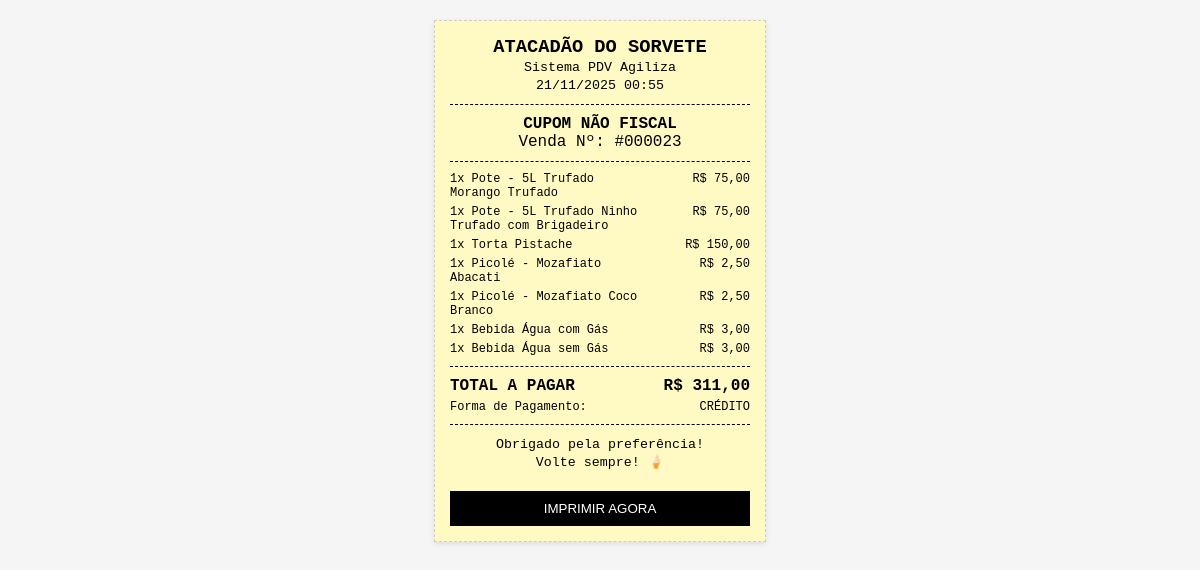
Page /imprimir_cupom.php?id=23 (signed in) on the committed database.
### tables this page shows
CREATE TABLE `vendas` (
  `id_venda` int NOT NULL,
  `data_hora` datetime NOT NULL,
  `valor_total` decimal(10,2) NOT NULL,
  `id_forma_pagamento` int DEFAULT NULL,
  `status` varchar(20) DEFAULT 'pendente',
  `fechamento_caixa_id` int DEFAULT NULL,
  `cliente` varchar(100) NOT NULL DEFAULT ''
);

CREATE TABLE `saida_produtos` (
  `id_saida` int NOT NULL,
  `id_produto` int NOT NULL,
  `quantidade` int DEFAULT NULL,
  `data` date DEFAULT NULL,
  `processado` tinyint DEFAULT '0',
  `venda_id` int NOT NULL
);

CREATE TABLE `produto` (
  `id_produto` int NOT NULL,
  `nome` varchar(50) NOT NULL,
  `sabor` varchar(50) NOT NULL,
  `id_categoria` int NOT NULL,
  `id_fornecedor` int NOT NULL,
  `preco_venda` decimal(10,2) NOT NULL,
  `preco_compra` decimal(10,2) NOT NULL,
  `ativo` tinyint(1) DEFAULT '1'
);

CREATE TABLE `forma_pagamento` (
  `id_forma_pagamento` int NOT NULL,
  `nome_pagamento` varchar(50) NOT NULL
);

### imprimir_cupom.php (the view, shortened to what this page needs)
<?php
require_once "config/conexao.php";
$id_venda = (int) $_GET['id'];
try {
    $sqlVenda = "SELECT v.*, f.nome_pagamento
                 FROM vendas v
                 JOIN forma_pagamento f ON v.id_forma_pagamento = f.id_forma_pagamento
                 WHERE v.id_venda = :id";
    $stmt = $conn->prepare($sqlVenda);
    $stmt->execute([':id' => $id_venda]);
    $venda = $stmt->fetch(PDO::FETCH_ASSOC);
    $sqlItens = "SELECT s.quantidade, p.nome, p.sabor, p.preco_venda
                 FROM saida_produtos s
                 JOIN produto p ON s.id_produto = p.id_produto
                 WHERE s.venda_id = :id";
    $stmtItens = $conn->prepare($sqlItens);
    $stmtItens->execute([':id' => $id_venda]);
    $itens = $stmtItens->fetchAll(PDO::FETCH_ASSOC);
} catch (PDOException $e) {
    die("Erro no banco: " . $e->getMessage());
}
?>
<!DOCTYPE html>
<html lang="pt-BR">
<head>
</head>
<body>
    <div class="cupom">
        <div class="text-center">
            <h3 style="margin: 0;">ATACADÃO DO SORVETE</h3>
            <small>Sistema PDV Agiliza</small><br>
            <small><?= date('d/m/Y H:i', strtotime($venda['data_hora'])) ?></small>
        </div>
        <div class="divisor"></div>
        <div class="text-center fw-bold mb-2">CUPOM NÃO FISCAL</div>
        <div class="text-center">Venda Nº: #<?= str_pad($id_venda, 6, '0', STR_PAD_LEFT) ?></div>
        <div class="divisor"></div>
        <?php foreach ($itens as $item):
            $subtotal = $item['quantidade'] * $item['preco_venda'];
            ?>
            <div class="item-row">
                <div style="flex: 2;">
                    <?= $item['quantidade'] ?>x <?= $item['nome'] ?>     <?= $item['sabor'] ?>
                </div>
                <div style="flex: 1;" class="text-right">
                    R$ <?= number_format($subtotal, 2, ',', '.') ?>
                </div>
            </div>
        <?php endforeach; ?>
        <div class="divisor"></div>
        <div class="item-row fw-bold" style="font-size: 16px;">
            <span>TOTAL A PAGAR</span>
            <span>R$ <?= number_format($venda['valor_total'], 2, ',', '.') ?></span>
        </div>
        <div class="item-row" style="margin-top: 5px;">
            <span>Forma de Pagamento:</span>
            <span><?= mb_strtoupper($venda['nome_pagamento']) ?></span>
        </div>
        <div class="divisor"></div>
        <div class="text-center">
            <small>Obrigado pela preferência!</small><br>
            <small>Volte sempre! 🍦</small>
        </div>
        <button class="btn-print" onclick="window.print()">IMPRIMIR AGORA</button>
    </div>
</body>
</html>

### imprimir_cupom.php (style rules this page uses)
body { font-family: 'Courier New', Courier, monospace; background-color: #f5f5f5; margin: 0; padding: 20px; }
.cupom { width: 300px; background-color: #fff9c4; padding: 15px; margin: 0 auto; border: 1px dashed #ccc; box-shadow: 0 2px 5px rgba(0, 0, 0, 0.1); }
.text-center { text-align: center; }
.text-right { text-align: right; }
.fw-bold { font-weight: bold; }
.divisor { border-top: 1px dashed #000; margin: 10px 0; }
.item-row { display: flex; justify-content: space-between; font-size: 12px; margin-bottom: 5px; }
.btn-print { display: block; width: 100%; padding: 10px; margin-top: 20px; background: #000; color: #fff; border: none; cursor: pointer; }

### rows in the picture
vendas: data_hora "21/11/2025 00:55", valor_total "311,00", id_forma_pagamento.nome_pagamento "CRÉDITO"
saida_produtos: quantidade "1", id_produto.nome "Pote - 5L Trufado", id_produto.sabor "Morango Trufado", quantidade.preco_venda "75,00"
saida_produtos: quantidade "1", id_produto.nome "Pote - 5L Trufado", id_produto.sabor "Ninho Trufado com Brigadeiro", quantidade.preco_venda "75,00"
saida_produtos: quantidade "1", id_produto.nome "Torta", id_produto.sabor "Pistache", quantidade.preco_venda "150,00"
saida_produtos: quantidade "1", id_produto.nome "Picolé - Mozafiato", id_produto.sabor "Abacati", quantidade.preco_venda "2,50"
saida_produtos: quantidade "1", id_produto.nome "Picolé - Mozafiato", id_produto.sabor "Coco Branco", quantidade.preco_venda "2,50"
saida_produtos: quantidade "1", id_produto.nome "Bebida", id_produto.sabor "Água com Gás", quantidade.preco_venda "3,00"
saida_produtos: quantidade "1", id_produto.nome "Bebida", id_produto.sabor "Água sem Gás", quantidade.preco_venda "3,00"

### other values in the picture
str_pad($id_venda, 6, '0', STR_PAD_LEFT) "000023"
